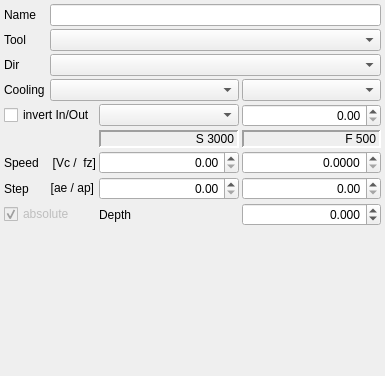
<?xml version="1.0" encoding="UTF-8"?>
<ui version="4.0">
 <class>OpSweep</class>
 <widget class="QWidget" name="OpSweep">
  <property name="geometry">
   <rect>
    <x>0</x>
    <y>0</y>
    <width>385</width>
    <height>376</height>
   </rect>
  </property>
  <layout class="QGridLayout" name="gridLayout_2" columnstretch="0,0,0,0">
   <property name="leftMargin">
    <number>4</number>
   </property>
   <property name="topMargin">
    <number>4</number>
   </property>
   <property name="rightMargin">
    <number>4</number>
   </property>
   <property name="bottomMargin">
    <number>0</number>
   </property>
   <property name="spacing">
    <number>3</number>
   </property>
   <item row="9" column="2">
    <widget class="QDoubleSpinBox" name="spVc">
     <property name="alignment">
      <set>Qt::AlignRight|Qt::AlignTrailing|Qt::AlignVCenter</set>
     </property>
     <property name="maximum">
      <double>500.000000000000000</double>
     </property>
    </widget>
   </item>
   <item row="9" column="1">
    <widget class="QLabel" name="label_6">
     <property name="text">
      <string>[Vc /  fz]</string>
     </property>
     <property name="alignment">
      <set>Qt::AlignRight|Qt::AlignTrailing|Qt::AlignVCenter</set>
     </property>
    </widget>
   </item>
   <item row="12" column="2">
    <widget class="QLabel" name="label_7">
     <property name="text">
      <string>Depth</string>
     </property>
    </widget>
   </item>
   <item row="2" column="0">
    <widget class="QLabel" name="label_8">
     <property name="text">
      <string>Tool</string>
     </property>
    </widget>
   </item>
   <item row="10" column="1">
    <widget class="QLabel" name="label_4">
     <property name="sizePolicy">
      <sizepolicy hsizetype="Fixed" vsizetype="Fixed">
       <horstretch>0</horstretch>
       <verstretch>0</verstretch>
      </sizepolicy>
     </property>
     <property name="text">
      <string>[ae / ap]</string>
     </property>
     <property name="alignment">
      <set>Qt::AlignRight|Qt::AlignTrailing|Qt::AlignVCenter</set>
     </property>
    </widget>
   </item>
   <item row="9" column="0">
    <widget class="QLabel" name="label_5">
     <property name="sizePolicy">
      <sizepolicy hsizetype="Fixed" vsizetype="Preferred">
       <horstretch>0</horstretch>
       <verstretch>0</verstretch>
      </sizepolicy>
     </property>
     <property name="text">
      <string>Speed</string>
     </property>
    </widget>
   </item>
   <item row="8" column="3">
    <widget class="QLabel" name="lFeed">
     <property name="enabled">
      <bool>true</bool>
     </property>
     <property name="frameShape">
      <enum>QFrame::Panel</enum>
     </property>
     <property name="frameShadow">
      <enum>QFrame::Sunken</enum>
     </property>
     <property name="lineWidth">
      <number>2</number>
     </property>
     <property name="text">
      <string>F 500</string>
     </property>
     <property name="alignment">
      <set>Qt::AlignRight|Qt::AlignTrailing|Qt::AlignVCenter</set>
     </property>
    </widget>
   </item>
   <item row="10" column="0">
    <widget class="QLabel" name="label_3">
     <property name="text">
      <string>Step</string>
     </property>
    </widget>
   </item>
   <item row="3" column="0">
    <widget class="QLabel" name="label_9">
     <property name="text">
      <string>Dir</string>
     </property>
    </widget>
   </item>
   <item row="4" column="3">
    <widget class="QComboBox" name="cbFixture"/>
   </item>
   <item row="13" column="3">
    <spacer name="verticalSpacer">
     <property name="orientation">
      <enum>Qt::Vertical</enum>
     </property>
     <property name="sizeHint" stdset="0">
      <size>
       <width>20</width>
       <height>1</height>
      </size>
     </property>
    </spacer>
   </item>
   <item row="4" column="1" colspan="2">
    <widget class="QComboBox" name="cbCooling"/>
   </item>
   <item row="0" column="0">
    <widget class="QLabel" name="label_2">
     <property name="sizePolicy">
      <sizepolicy hsizetype="Fixed" vsizetype="Preferred">
       <horstretch>0</horstretch>
       <verstretch>0</verstretch>
      </sizepolicy>
     </property>
     <property name="text">
      <string>Name</string>
     </property>
    </widget>
   </item>
   <item row="4" column="0">
    <widget class="QLabel" name="label_10">
     <property name="text">
      <string>Cooling</string>
     </property>
    </widget>
   </item>
   <item row="12" column="0" colspan="2">
    <widget class="QCheckBox" name="cAbsolute">
     <property name="enabled">
      <bool>false</bool>
     </property>
     <property name="text">
      <string>absolute</string>
     </property>
     <property name="checked">
      <bool>true</bool>
     </property>
    </widget>
   </item>
   <item row="8" column="2">
    <widget class="QLabel" name="lSpeed">
     <property name="sizePolicy">
      <sizepolicy hsizetype="Preferred" vsizetype="Fixed">
       <horstretch>0</horstretch>
       <verstretch>0</verstretch>
      </sizepolicy>
     </property>
     <property name="frameShape">
      <enum>QFrame::Panel</enum>
     </property>
     <property name="frameShadow">
      <enum>QFrame::Sunken</enum>
     </property>
     <property name="lineWidth">
      <number>2</number>
     </property>
     <property name="text">
      <string>S 3000</string>
     </property>
     <property name="alignment">
      <set>Qt::AlignRight|Qt::AlignTrailing|Qt::AlignVCenter</set>
     </property>
    </widget>
   </item>
   <item row="0" column="1" colspan="3">
    <widget class="QLineEdit" name="opName"/>
   </item>
   <item row="12" column="3">
    <widget class="QDoubleSpinBox" name="spDepth">
     <property name="alignment">
      <set>Qt::AlignRight|Qt::AlignTrailing|Qt::AlignVCenter</set>
     </property>
     <property name="decimals">
      <number>3</number>
     </property>
     <property name="minimum">
      <double>-500.000000000000000</double>
     </property>
     <property name="maximum">
      <double>500.000000000000000</double>
     </property>
    </widget>
   </item>
   <item row="9" column="3">
    <widget class="QDoubleSpinBox" name="spFz">
     <property name="alignment">
      <set>Qt::AlignRight|Qt::AlignTrailing|Qt::AlignVCenter</set>
     </property>
     <property name="decimals">
      <number>4</number>
     </property>
     <property name="maximum">
      <double>99.998999999999995</double>
     </property>
     <property name="singleStep">
      <double>0.001000000000000</double>
     </property>
    </widget>
   </item>
   <item row="3" column="1" colspan="3">
    <widget class="QComboBox" name="cbDir"/>
   </item>
   <item row="10" column="3">
    <widget class="QDoubleSpinBox" name="spAp">
     <property name="alignment">
      <set>Qt::AlignRight|Qt::AlignTrailing|Qt::AlignVCenter</set>
     </property>
     <property name="maximum">
      <double>200.000000000000000</double>
     </property>
    </widget>
   </item>
   <item row="2" column="1" colspan="3">
    <widget class="QComboBox" name="cbTool"/>
   </item>
   <item row="10" column="2">
    <widget class="QDoubleSpinBox" name="spAe">
     <property name="alignment">
      <set>Qt::AlignRight|Qt::AlignTrailing|Qt::AlignVCenter</set>
     </property>
     <property name="maximum">
      <double>200.000000000000000</double>
     </property>
    </widget>
   </item>
   <item row="7" column="2">
    <widget class="QComboBox" name="cbType"/>
   </item>
   <item row="7" column="3">
    <widget class="QDoubleSpinBox" name="spOff">
     <property name="alignment">
      <set>Qt::AlignRight|Qt::AlignTrailing|Qt::AlignVCenter</set>
     </property>
     <property name="singleStep">
      <double>0.100000000000000</double>
     </property>
    </widget>
   </item>
   <item row="7" column="0" colspan="2">
    <widget class="QCheckBox" name="cInvert">
     <property name="text">
      <string>invert In/Out</string>
     </property>
    </widget>
   </item>
  </layout>
 </widget>
 <resources/>
 <connections/>
</ui>
